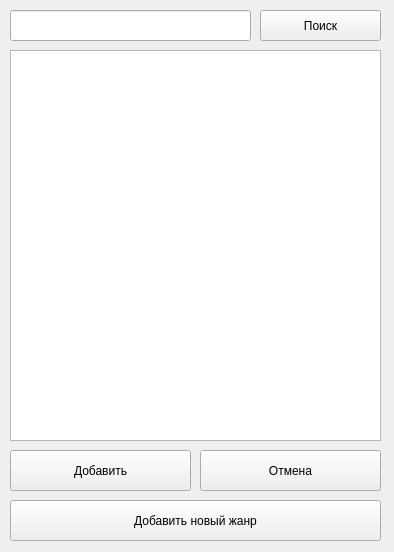
<?xml version="1.0" encoding="UTF-8"?>
<ui version="4.0">
 <class>MainWindow</class>
 <widget class="QMainWindow" name="MainWindow">
  <property name="geometry">
   <rect>
    <x>0</x>
    <y>0</y>
    <width>394</width>
    <height>552</height>
   </rect>
  </property>
  <property name="windowTitle">
   <string>Добавление жанра</string>
  </property>
  <property name="documentMode">
   <bool>false</bool>
  </property>
  <widget class="QWidget" name="centralwidget">
   <widget class="QLineEdit" name="line_search">
    <property name="geometry">
     <rect>
      <x>10</x>
      <y>10</y>
      <width>241</width>
      <height>31</height>
     </rect>
    </property>
    <property name="font">
     <font>
      <pointsize>14</pointsize>
     </font>
    </property>
   </widget>
   <widget class="QPushButton" name="btn_add">
    <property name="geometry">
     <rect>
      <x>10</x>
      <y>450</y>
      <width>181</width>
      <height>41</height>
     </rect>
    </property>
    <property name="text">
     <string>Добавить</string>
    </property>
   </widget>
   <widget class="QPushButton" name="btn_cancel">
    <property name="geometry">
     <rect>
      <x>200</x>
      <y>450</y>
      <width>181</width>
      <height>41</height>
     </rect>
    </property>
    <property name="text">
     <string>Отмена</string>
    </property>
   </widget>
   <widget class="QLabel" name="lab_info">
    <property name="geometry">
     <rect>
      <x>10</x>
      <y>620</y>
      <width>491</width>
      <height>21</height>
     </rect>
    </property>
    <property name="font">
     <font>
      <pointsize>14</pointsize>
     </font>
    </property>
    <property name="styleSheet">
     <string notr="true">color: rgb(255, 0, 0);</string>
    </property>
    <property name="text">
     <string/>
    </property>
    <property name="alignment">
     <set>Qt::AlignCenter</set>
    </property>
   </widget>
   <widget class="QPushButton" name="btn_search">
    <property name="geometry">
     <rect>
      <x>260</x>
      <y>10</y>
      <width>121</width>
      <height>31</height>
     </rect>
    </property>
    <property name="text">
     <string>Поиск</string>
    </property>
   </widget>
   <widget class="QTableWidget" name="tw_genre">
    <property name="geometry">
     <rect>
      <x>10</x>
      <y>50</y>
      <width>371</width>
      <height>391</height>
     </rect>
    </property>
   </widget>
   <widget class="QPushButton" name="btn_add_new_genre">
    <property name="geometry">
     <rect>
      <x>10</x>
      <y>500</y>
      <width>371</width>
      <height>41</height>
     </rect>
    </property>
    <property name="text">
     <string>Добавить новый жанр</string>
    </property>
   </widget>
  </widget>
 </widget>
 <resources/>
 <connections/>
</ui>
